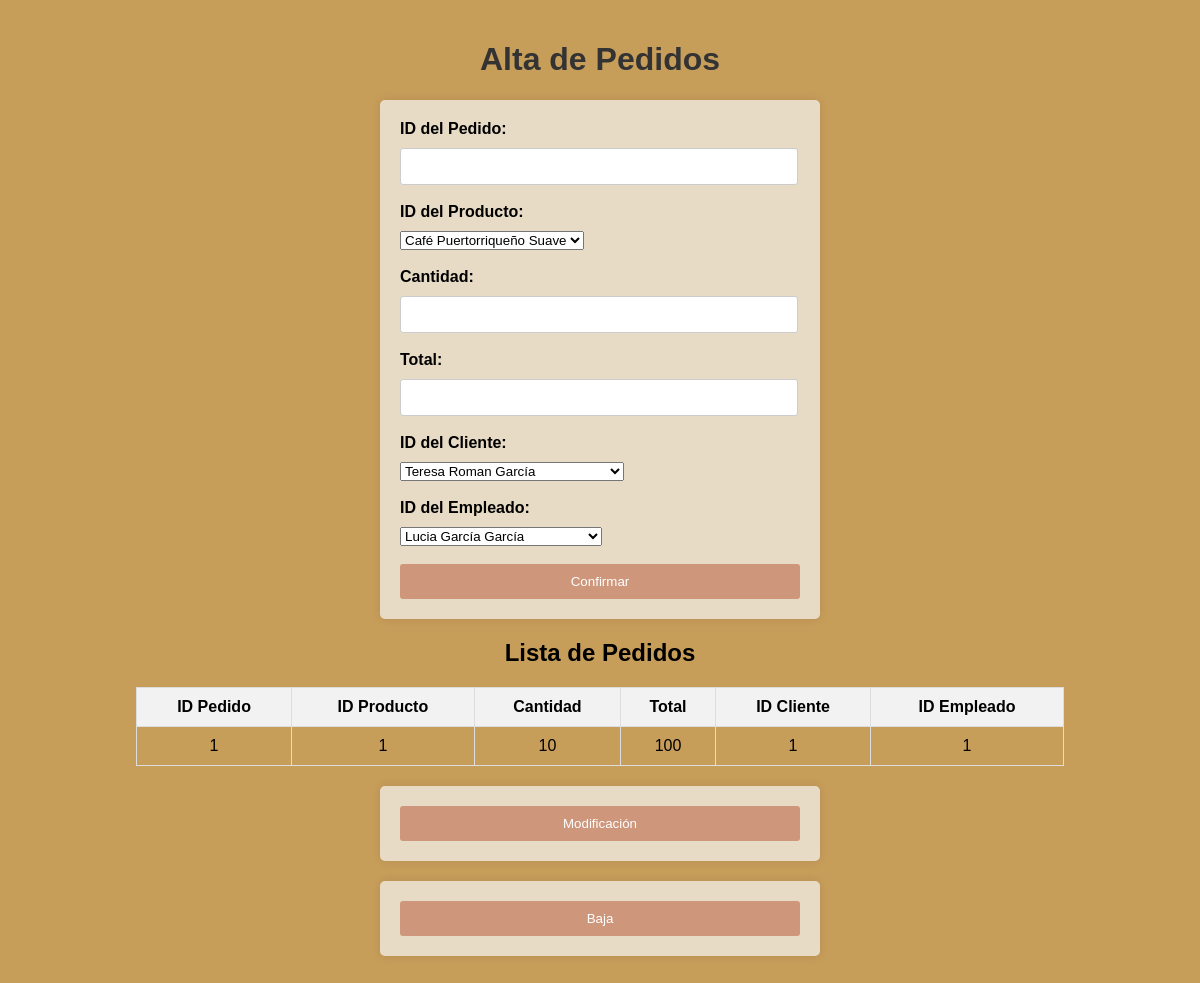
The page /admin/Alta-pedidos.php on the database its author committed.
### tables this page shows
CREATE TABLE IF NOT EXISTS `pedidos` (
  `idPedido` INT NOT NULL,
  `idProducto` INT NOT NULL,
  `Cantidad` INT NOT NULL,
  `Total` VARCHAR(45) NOT NULL,
  `idCliente` INT NOT NULL,
  `idEmpleado` INT NOT NULL,
  PRIMARY KEY (`idPedido`),
  INDEX `fk_Pedidos_Clientes1_idx` (`idCliente` ASC) VISIBLE,
  INDEX `fk_Pedidos_Productos1_idx` (`idProducto` ASC) VISIBLE,
  INDEX `fk_Pedidos_Empleados1_idx` (`idEmpleado` ASC) VISIBLE,
  CONSTRAINT `fk_Pedidos_Clientes1`
    FOREIGN KEY (`idCliente`)
    REFERENCES `clientes` (`idCliente`),
  CONSTRAINT `fk_Pedidos_Empleados1`
    FOREIGN KEY (`idEmpleado`)
    REFERENCES `empleados` (`idEmpleado`),
  CONSTRAINT `fk_Pedidos_Productos1`
    FOREIGN KEY (`idProducto`)
    REFERENCES `productos` (`idProducto`));

### admin/Alta-pedidos.php (the view, shortened to what this page needs)
<!DOCTYPE html>
<html>
<head>
    <link rel="stylesheet" href="../css/Alta.css">
</head>
<body>
    <h1>Alta de Pedidos</h1>
    <form method="POST" action="<?php echo $_SERVER["PHP_SELF"]; ?>">
        <label for="idPedido">ID del Pedido:</label>
        <input type="text" name="idPedido" id="idPedido" required><br><br>
        <label for="idProducto">ID del Producto:</label>
        <select name="idProducto" id="idProducto">
            <?php
            $conexion = conectar();
            $consulta_productos = $conexion->query("SELECT idProducto, NombreProd FROM Productos");
            if ($consulta_productos->num_rows > 0) {
                while ($fila = $consulta_productos->fetch_assoc()) {
                    echo "<option value='{$fila['idProducto']}'>{$fila['NombreProd']}</option>";
                }
            } else {
                echo "<option value=''>No hay productos disponibles</option>";
            }
            ?>
        </select><br><br>
        <label for="cantidad">Cantidad:</label>
        <input type="text" name="cantidad" id="cantidad" required><br><br>
        <label for="total">Total:</label>
        <input type="text" name="total" id="total" required><br><br>
        <label for="idCliente">ID del Cliente:</label>
        <select name="idCliente" id="idCliente">
            <?php
            $conexion = conectar();
            $consulta_clientes = $conexion->query("SELECT idCliente, NombreCli FROM Clientes");
            if ($consulta_clientes->num_rows > 0) {
                while ($fila = $consulta_clientes->fetch_assoc()) {
                    echo "<option value='{$fila['idCliente']}'>{$fila['NombreCli']}</option>";
                }
            } else {
                echo "<option value=''>No hay clientes disponibles</option>";
            }
            ?>
        </select><br><br>
        <label for="idEmpleado">ID del Empleado:</label>
        <select name="idEmpleado" id="idEmpleado">
            <?php
            $conexion = conectar();
            $consulta_empleados = $conexion->query("SELECT idEmpleado, NombreEmp FROM Empleados");
            if ($consulta_empleados->num_rows > 0) {
                while ($fila = $consulta_empleados->fetch_assoc()) {
                    echo "<option value='{$fila['idEmpleado']}'>{$fila['NombreEmp']}</option>";
                }
            } else {
                echo "<option value=''>No hay empleados disponibles</option>";
            }
            ?>
        </select><br><br>
        <button type="submit">Confirmar</button>
    </form>
    <div>
        <?php
        $conexion = conectar();
        $consulta_pedidos = $conexion->query("SELECT idPedido, idProducto, Cantidad, Total, idCliente, idEmpleado FROM Pedidos ORDER BY idPedido");
        if ($consulta_pedidos->num_rows > 0) {
            echo "<h2>Lista de Pedidos</h2>";
            echo "<table border='1'>
                <tr>
                    <th>ID Pedido</th>
                    <th>ID Producto</th>
                    <th>Cantidad</th>
                    <th>Total</th>
                    <th>ID Cliente</th>
                    <th>ID Empleado</th>
                </tr>";
            while ($fila = $consulta_pedidos->fetch_assoc()) {
                echo "<tr>
                    <td>{$fila['idPedido']}</td>
                    <td>{$fila['idProducto']}</td>
                    <td>{$fila['Cantidad']}</td>
                    <td>{$fila['Total']}</td>
                    <td>{$fila['idCliente']}</td>
                    <td>{$fila['idEmpleado']}</td>
                </tr>";
            }
            echo "</table>";
        } else {
            echo "No hay pedidos registrados.";
        }
        ?>
    </div>
    <form action="Modif-pedidos.php" method="post">
        <button type="submit">Modificación</button>
    </form>
    <form action="Baja-pedidos.php" method="post">
        <button type="submit">Baja</button>
    </form>
</body>
</html>

### css/Alta.css (style rules this page uses)
body { font-family: Arial, sans-serif; background-color: #c79d5a; margin: 0; padding: 20px; }
h1 { color: #333; text-align: center; }
form { max-width: 400px; margin: 20px auto; padding: 20px; background-color: #e8dbc5; border-radius: 5px; box-shadow: 0 0 10px rgba(0, 0, 0, 0.1); }
label { display: block; margin-bottom: 10px; font-weight: bold; }
input[type="text"], input[type="number"] { width: 94%; padding: 10px; border: 1px solid #ccc; border-radius: 3px; }
button { width: 100%; padding: 10px; background-color: #CE967B; color: #fff; border: none; border-radius: 3px; cursor: pointer; }
div { text-align: center; }
table { margin-top: 20px; margin-left: 10%; border-collapse: collapse; width: 80%; }
th, td { padding: 10px; border: 1px solid #ddd; }
th { background-color: #f2f2f2; }

### rows shown on the page
pedidos: idPedido "1", idProducto "1", Cantidad "10", Total "100", idCliente "1", idEmpleado "1"

### other values the page prints
form field idProducto "Café Puertorriqueño Suave"
form field idCliente "Teresa Roman García"
form field idEmpleado "Lucia García García"
